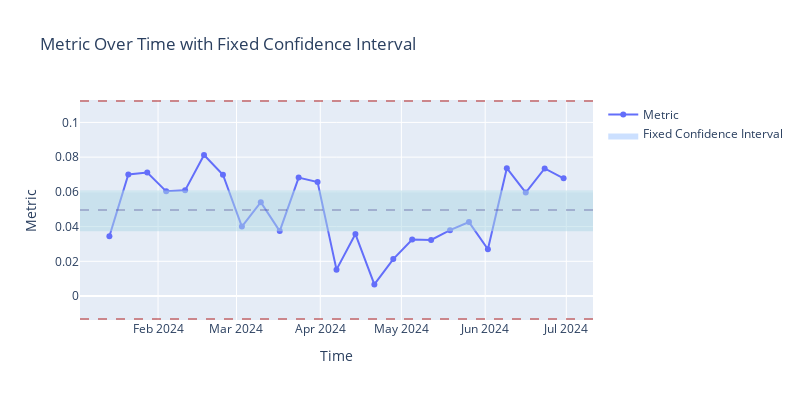

The notebook cell saved with this chart:
### Code cell
plotting.performance_by_time(detector.statistics, detector.reference_distance)

### Figure 1 — Plotly figure (JSON) as saved in the notebook; plotly's stock layout.template omitted (floating-point values rounded to 4 significant figures)
{"data": [{"hovertemplate": "%{y}", "mode": "lines+markers", "name": "Metric", "type": "scatter", "x": ["2024-01-14T00:00:00", "2024-01-21T00:00:00", "2024-01-28T00:00:00", "2024-02-04T00:00:00", "2024-02-11T00:00:00", "2024-02-18T00:00:00", "2024-02-25T00:00:00", "2024-03-03T00:00:00", "2024-03-10T00:00:00", "2024-03-17T00:00:00", "2024-03-24T00:00:00", "2024-03-31T00:00:00", "2024-04-07T00:00:00", "2024-04-14T00:00:00", "2024-04-21T00:00:00", "2024-04-28T00:00:00", "2024-05-05T00:00:00", "2024-05-12T00:00:00", "2024-05-19T00:00:00", "2024-05-26T00:00:00", "2024-06-02T00:00:00", "2024-06-09T00:00:00", "2024-06-16T00:00:00", "2024-06-23T00:00:00", "2024-06-30T00:00:00"], "y": [0.03447, 0.07001, 0.07109, 0.0603, 0.06087, 0.08127, 0.06985, 0.04001, 0.05404, 0.03739, 0.06822, 0.06564, 0.01521, 0.03569, 0.006715, 0.02129, 0.03258, 0.03229, 0.03796, 0.04261, 0.02694, 0.07366, 0.0596, 0.07347, 0.06779]}, {"fill": "toself", "fillcolor": "rgba(0, 100, 255, 0.2)", "hovertemplate": "%{y}", "line": {"color": "rgba(255,255,255,0)"}, "name": "Fixed Confidence Interval", "type": "scatter", "x": ["2024-01-14T00:00:00", "2024-01-21T00:00:00", "2024-01-28T00:00:00", "2024-02-04T00:00:00", "2024-02-11T00:00:00", "2024-02-18T00:00:00", "2024-02-25T00:00:00", "2024-03-03T00:00:00", "2024-03-10T00:00:00", "2024-03-17T00:00:00", "2024-03-24T00:00:00", "2024-03-31T00:00:00", "2024-04-07T00:00:00", "2024-04-14T00:00:00", "2024-04-21T00:00:00", "2024-04-28T00:00:00", "2024-05-05T00:00:00", "2024-05-12T00:00:00", "2024-05-19T00:00:00", "2024-05-26T00:00:00", "2024-06-02T00:00:00", "2024-06-09T00:00:00", "2024-06-16T00:00:00", "2024-06-23T00:00:00", "2024-06-30T00:00:00"], "y": [0.03734, 0.06077]}], "layout": {"height": 400, "hovermode": "x", "shapes": [{"fillcolor": "lightblue", "line": {"width": 0}, "opacity": 0.5, "type": "rect", "x0": 0, "x1": 1, "xref": "x domain", "y0": 0.03734, "y1": 0.06077, "yref": "y"}, {"line": {"color": "firebrick", "dash": "dash"}, "name": "Upper Threshold", "opacity": 0.5, "type": "line", "x0": 0, "x1": 1, "xref": "x domain", "y0": 0.1123, "y1": 0.1123, "yref": "y"}, {"line": {"color": "firebrick", "dash": "dash"}, "name": "Lower Threshold", "opacity": 0.5, "type": "line", "x0": 0, "x1": 1, "xref": "x domain", "y0": -0.01322, "y1": -0.01322, "yref": "y"}, {"line": {"color": "darkslateblue", "dash": "dash"}, "name": "Mean", "opacity": 0.3, "type": "line", "x0": 0, "x1": 1, "xref": "x domain", "y0": 0.04956, "y1": 0.04956, "yref": "y"}], "showlegend": true, "title": {"text": "Metric Over Time with Fixed Confidence Interval"}, "width": 800, "xaxis": {"title": {"text": "Time"}}, "yaxis": {"title": {"text": "Metric"}}}}
